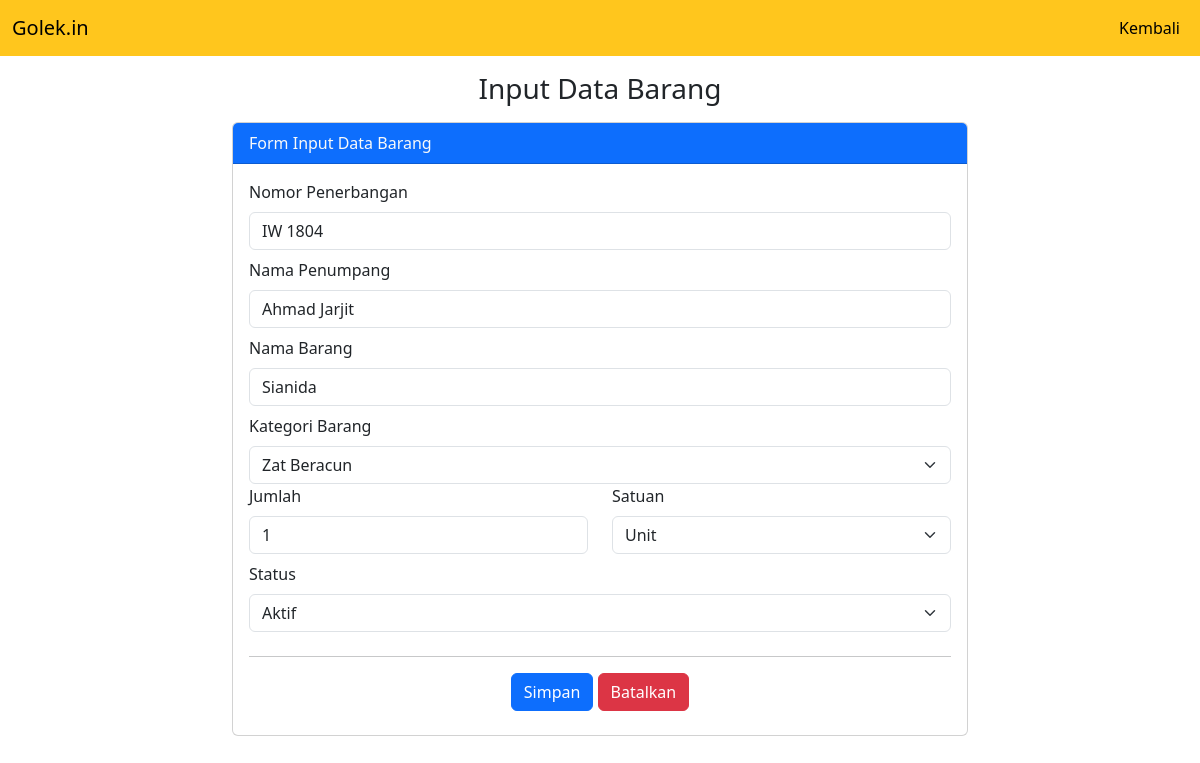
Screenshot of /edit-data-suspek.php?id=32 (signed in) with the database file from the repository.
### tables this page shows
CREATE TABLE `tb_suspek` (
  `id_suspek` int(11) NOT NULL,
  `nomor_penerbangan` varchar(100) NOT NULL,
  `nama_penumpang` varchar(100) NOT NULL,
  `nama_barang` varchar(100) NOT NULL,
  `kategori_barang` varchar(100) NOT NULL,
  `jumlah` varchar(11) NOT NULL,
  `satuan` varchar(100) NOT NULL,
  `tanggal_simpan` timestamp NOT NULL DEFAULT current_timestamp() ON UPDATE current_timestamp(),
  `status` varchar(100) NOT NULL DEFAULT 'Aktif'
);

### edit-data-suspek.php (the view, shortened to what this page needs)
<?php
        include 'db.php';
        $barang = mysqli_query($conn, "SELECT * FROM tb_suspek WHERE id_suspek = '".$_GET['id']."' ");
        $b = mysqli_fetch_assoc($barang);
?>
<!doctype html>
<html lang="en">
  <head>
    <link href="https://cdn.jsdelivr.net/npm/bootstrap@5.3.0-alpha2/dist/css/bootstrap.min.css" rel="stylesheet">
  </head>
  <body>
  <nav class="navbar navbar-expand-lg" style="background-color: #ffc61d;">
        <div class="container-fluid">
            <a class="navbar-brand" href="#">Golek.in</a>
        <div class="collapse navbar-collapse" id="navbarSupportedContent">
            <ul class="navbar-nav ml-auto ms-auto">
            <li class="nav-item">
                <a class="nav-link active" aria-current="page" href="dashboard.php">Kembali</a>
            </li>
            </ul>
        </div>
        </div>
    </nav>
    <div class="container">
        <h3 class="text-center">Input Data Barang</h3>
        <div class="row">
            <div class="col-md-8 mx-auto">
                <div class="card">
                    <div class="card-header bg-primary text-light">
                        Form Input Data Barang
                    </div>
                    <div class="card-body">
                        <form method="post">
                            <div class="mb-2">
                                <label class="form-label">Nomor Penerbangan</label>
                                <input type="text" name="nama" class="form-control" placeholder="Masukkan Nomor Penerbangan" value="<?php echo $b['nomor_penerbangan'] ?>" required>
                            </div>
                            <div class="mb-2">
                                <label class="form-label">Nama Penumpang</label>
                                <input type="text" name="tnamap" class="form-control" placeholder="Masukkan Nama Penumpang" value="<?php echo $b['nama_penumpang'] ?>" required>
                            </div>
                            <div class="mb-2">
                                <label class="form-label">Nama Barang</label>
                                <input type="text" name="tnamab" class="form-control" placeholder="Masukkan Nama Barang" value="<?php echo $b['nama_barang'] ?>" required>
                            </div>
                            <div class="mb-2">
                                <label class="form-label">Kategori Barang</label>
                                <select class="form-select" name="tkategoribarang" required>
                                <?php $kategori_barang = $b['kategori_barang']; ?>
                                    <option value="Zat Beracun" <?php echo ($kategori_barang == 'Zat Beracun') ? "selected": "" ?>>Zat Beracun</option>
                                </select>
                            <div class="row">
                            <div class="col">
                                <div class="mb-2">
                                <label class="form-label">Jumlah</label>
                                <input type="number" name="tjumlah" class="form-control" placeholder="Masukkan Jumlah Barang" value="<?php echo $b['jumlah'] ?>" required>
                                </div>
                            </div>
                            <div class="col">
                            <div class="mb-2">
                                <label class="form-label">Satuan</label>
                                <select class="form-select" name="tsatuan" required>
                                <?php $satuan = $b['satuan']; ?>
                                    <option value="Unit" <?php echo ($satuan == 'Unit') ? "selected": "" ?>>Unit</option>
                                </select>
                            </div>
                            </div>
                            <div class="mb-2">
                                <label class="form-label">Status</label>
                                <select class="form-select" name="tstatus" required>
                                <?php $status = $b['status']; ?>
                                    <option <?php echo ($status == 'Aktif') ? "selected": "" ?>>Aktif</option>
                                            </select>
                            </div>
                        <div class="text-center">
                            <hr>
                            <button class="btn btn-primary" name="bsimpan" type="submit">Simpan</button>
                            <button class="btn btn-danger" name="bbatal" type="reset">Batalkan</button>
                        </div>
                        </div>
                        </form>
                    </div>
                </div>
            </div>
        </div>
     </div>
  </body>
</html>

### rows the page displays
tb_suspek: nama "IW 1804", tnamap "Ahmad Jarjit", tnamab "Sianida", tkategoribarang "Zat Beracun", tjumlah "1", tsatuan "Unit", tstatus "Aktif"
